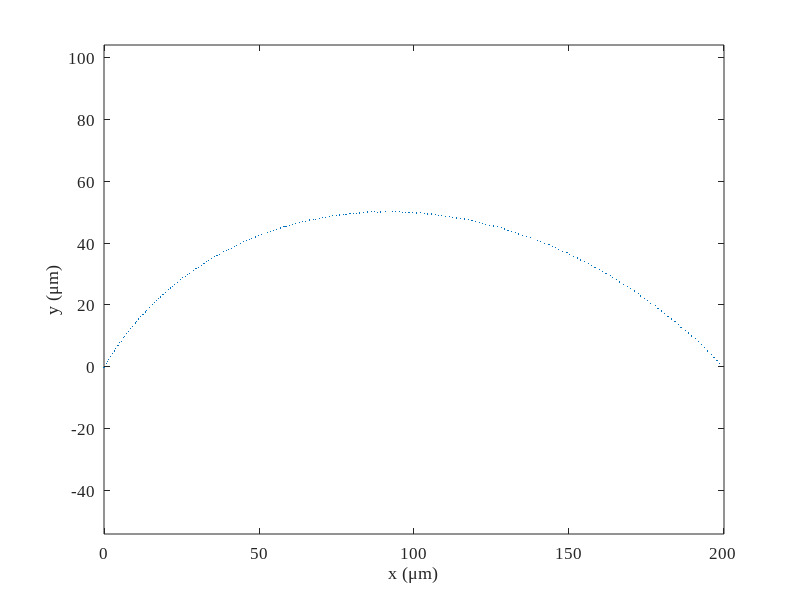

This figure's MATLAB source: (Note: this script raises an error after producing the figure.)
% 给定刀具波纹度拟合曲线和已加工曲面拟合曲线，给定残高，求各个刀位点的切宽
% 方案：先求切宽和残高的定量关系；然后考虑如何移动各个刀位点，微调来获得所要求的残高

%% simulation initialization
isAPP = false;
if isAPP
    toolOri = app.toolOri;
    fitOpts.toolFitType = app.toolFitType;
    paramMethod = app.paramMethod;
    unit = app.unit;
    textFontSize = app.fontSize;
    textFontType = app.fontName;
else
    close all;
    clear; clc;
    addpath(genpath('funcs'));
    
    % global variables
    % global textFontSize textFontType unit fitMethod paramMethod;
    workspaceDir = 'workspace/20221020-tooltip';
    fitOpts.arcFitMethod = 'levenberg-marquardt';
    paramMethod = 'centripetal';
    unit = '\mum';
    textFontSize = 12;
    textFontType = 'Times New Roman';

    debug = 2;
    switch debug
        case 2 % 2D tool profile simulation
            cx0 = 0*1000; % unit: mu m
            cy0 = 0*1000; % unit: mu m
            r0 = 0.1*1000; % unit: mu m
            openAng = pi/3; % unit: rad
            edgePV = 200; % low-frequency error
            k = -edgePV/openAng;
            noise = r0*5e-3; % mid-frequency error
            theta = linspace(0,openAng,200);
            r = r0 + edgePV/2 + k*theta + (noise*rand(1,length(theta)) - 0.5*noise);
            toolOri(1,:) = r.*cos(theta) + cx0;
            toolOri(2,:) = r.*sin(theta) + cy0;
            rmse0 = sqrt(...
                        sum(...
                            ((toolOri(1,:) - cx0).^2 + (toolOri(2,:) - cy0).^2 - r0^2).^2) ...
                    /length(theta));
            clear theta r;
        otherwise
            toolInput = inputdlg({'Tool fitting method','Tool parameterization method', ...
                'Unit','Font type in figure','Font size in figure'}, ...
                'Tool Processing Input', ...
                [1 20; 1 20; 1 20; 1 20; 1 20], ...
                {'Levenberg-Marquardt','centripetal','\mu m','Times New Roman','14'}, ...
                'WindowStyle');
            fitOpts.arcFitMethod = toolInput{1};
            paramMethod = toolInput{2};
            unit = toolInput{3};
            textFontType = toolInput{4};
            textFontSize = str2double(toolInput{5});
            % tool measurement file loading
            [fileName,dirName] = uigetfile({ ...
                '*.mat','MAT-files(*.mat)'; ...
                '*.txt','text-files(*.txt)'; ...
                '*.*','all files(*.*)'...
                }, ...
                'Select one tool tip measurement data', ...
                'Tool\', ...
                'MultiSelect','off');
            pathName = fullfile(dirName,fileName);
            dataOri = load(pathName); % load from file, n*2 matrix
            % data pre-processing
            toolOri = dataOri;
    end
end

%% plot the importing result
% dim = size(toolOri,1);
f1 = figure('Name','original xy scatters of the tool');
plot(toolOri(1,:),toolOri(2,:),'.','MarkerSize',2);
hold on;

% theta1 = atan2(toolOri(2,1),toolOri(1,1));
% theta2 = atan2(toolOri(2,end),toolOri(1,end));
% theta = transpose(linspace(theta1,theta2,100));
% plot(cx0 + r0*cos(theta),cy0 + r0*sin(theta),'blue');
% scatter(cx0,cy0,'blue');
axis equal;
set(gca,'FontSize',textFontSize,'FontName',textFontType);
xlabel(['x (',unit,')']);
ylabel(['y (',unit,')']);
clear theta theta1 theta2;

%% 由(x,y)图获得刃口圆心半径以及波纹度函数
fitOpts.arcFitdisplayType = 'iter-detailed';
[circ2D,toolFit,rmseLsc] = toolFit2D(toolOri, ...
    'arcFitMethod',fitOpts.arcFitMethod,'arcFitdisplayType',fitOpts.arcFitdisplayType);
radius = circ2D.radius;
openAngle = circ2D.openAng;

% plot the fitting results
f2 = figure('Name','Tool Sharpness Fitting Result');
xLim = 1.1*max(toolFit(1,:));
quiver(-xLim,0,2*xLim,0,'AutoScale','off','Color',[0,0,0],'MaxHeadSize',0.1); % X axis
hold on;
text(0.9*xLim,-.05*radius,'x');
quiver(0,-0.2*radius,0,1.3*radius,'AutoScale','off','Color',[0,0,0],'MaxHeadSize',0.1); % Y axis
text(0.05*xLim,1.05*radius,'y');
plot(toolFit(1,:),toolFit(2,:),'Color',[0,0.45,0.74],'LineWidth',0.75); % tool edge scatters
theta = (pi/2 - openAngle/2):0.01:(pi/2 + openAngle/2);
xtmp = radius*cos(theta);
ytmp = radius*sin(theta);
plot(xtmp,ytmp,'Color',[0.85,0.33,0.10],'LineWidth',1,'LineStyle','--'); % tool edge circle
scatter(0,0,'MarkerFaceColor',[0.85,0.33,0.10],'MarkerEdgeColor',[0.85,0.33,0.10]); % tool edge center
quiver(0,0,0,0.5*radius,'AutoScale','off','Color',[0.93,0.69,0.13], ...
    'LineWidth',2.5,'MaxHeadSize',0.3); % tool edge normal
line([0,xtmp(1)],[0,ytmp(1)],'LineStyle','--','Color',[0.85,0.33,0.10]);
line([0,xtmp(end)],[0,ytmp(end)],'LineStyle','--','Color',[0.85,0.33,0.10]);
% xlim([-1.1*xLim,1.1*xLim]);
axis equal;
% set(gca,'TickLabelInterpreter','tex');
set(gca,'FontSize',textFontSize,'FontName',textFontType);
xlabel(['x(',unit,')']);
ylabel(['y(',unit,')']);
title('Tool fitting result');
legend('','','tool edge','tool fitting arc','tool center', ...
    'tool normal vector','Location','northeast');
clear xtmp ytmp theta; % 删除画图的临时变量

%% tool modelling
s1_toolModel

%% 相邻刀位点的残高
% x1 = [0,0,0]; vec1 = [0,1];
% x2 = [r0,r0/30,0]; vec2 = [cosd(90+8),sind(90+8)];
% R = rotz(5,'deg'); % rotation matrix about z axis
% tool1 = toolPt + x1;
% tool2 = toolPt*transpose(R) + x2;
% 
% [res,interPt] = residualHigh(x1(:,1:2),vec1,tool1(:,1:2),x2(:,1:2),vec2,tool2(:,1:2));
% 
% figure('Name','Residual of the adjacent tool');
% plot(tool1(:,1),tool1(:,2),'Color',[0,0.45,0.74]); hold on;
% plot(tool2(:,1),tool2(:,2),'Color',[0.85,0.33,0.10]);
% plot(interPt(1),interPt(2),'*','Color',[0.49,0.18,0.56]);
% plot(x1(1),x1(2),'o','Color',[0,0.45,0.74],'MarkerFaceColor',[0,0.45,0.74]);
% line([x1(1),x1(1)+radius*vec1(1)],[x1(2),x1(2)+radius*vec1(2)],'LineWidth',2,'Color',[0,0.45,0.74]);
% plot(x2(1),x2(2),'o','Color',[0.85,0.33,0.10],'MarkerFaceColor',[0.85,0.33,0.10]);
% line([x2(1),x2(1)+radius*vec2(1)],[x2(2),x2(2)+radius*vec2(2)],'LineWidth',2,'Color',[0.85,0.33,0.10]);
% axis equal

%%
% rmpath(genpath('funcs'));